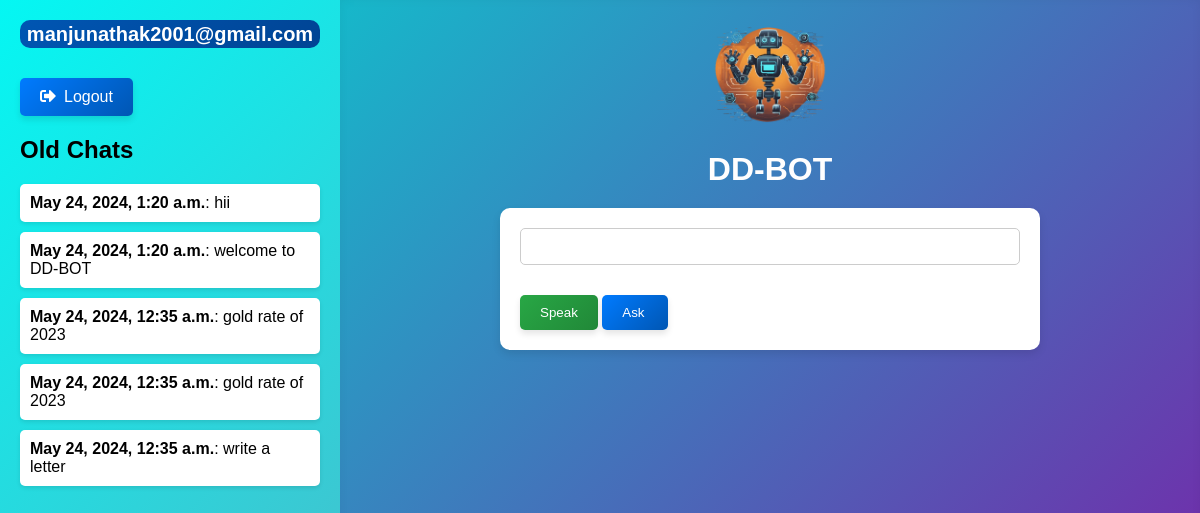
Screenshot of / (signed in) with the database file from the repository.
### chatbot/models.py (models this page shows)
class ChatMessage(models.Model):
    user = models.ForeignKey(User, on_delete=models.CASCADE)
    message = models.TextField()
    timestamp = models.DateTimeField(auto_now_add=True)

### chatbot/views.py (the view)
# urls.py: path('', views.home_view, name='home'),
@login_required
def home_view(request):
    profile_name = request.user.username
    old_chats = ChatMessage.objects.filter(user=request.user).order_by('-timestamp')[:5]  # Retrieve last 5 chats for the user
    if request.method == 'POST':
        form = ChatForm(request.POST)
        if form.is_valid():
            question = form.cleaned_data['question']
            response = chat.send_message(question)
            chatbot_response = response.text
            context = {'form': form, 'question': question, 'chatbot_response': chatbot_response, 'profile_name': profile_name, 'old_chats': old_chats}
            ChatMessage.objects.create(user=request.user, message=question)  # Record the user's message
            return render(request, 'chat.html', context)
        else:
            messages.error(request, 'Please enter a valid question.')
    else:
        form = ChatForm()
        context = {'form': form, 'question': '', 'profile_name': profile_name, 'old_chats': old_chats}
    return render(request, 'chat.html', context)

### chatbot/forms.py
class ChatForm(forms.Form):
    question = forms.CharField(label='', widget=forms.TextInput(attrs={'id': 'voice-input'}))  # Customize label (optional)
    def __init__(self, *args, **kwargs):
        super().__init__(*args, **kwargs)
        self.helper = FormHelper()
        self.helper.layout = Layout(
            'question',
            HTML('<button type="button" id="voice-button" class="btn btn-primary">Speak</button>  '),
            Submit('Ask', css_class='btn-primary', value='Ask ')
        )

### chatbot/templates/chat.html (shortened to what this page needs)
<!DOCTYPE html>
<html>
<head>
    <link rel="stylesheet" href="https://cdnjs.cloudflare.com/ajax/libs/font-awesome/5.15.4/css/all.min.css">
    {% load static %}
    {% load crispy_forms_tags %}
</head>
<body>
    <div class="sidebar">
        <div class="profile-name">{{ profile_name }}</div>
        <a href="{% url 'login' %}" class="logout"><i class="fas fa-sign-out-alt"></i>Logout</a>
        <div class="old-chats">
            <h2>Old Chats</h2>
            {% for chat in old_chats %}
                <div class="old-chat">
                    <b>{{ chat.timestamp|date:"DATETIME_FORMAT" }}</b>: {{ chat.message }}
                </div>
            {% endfor %}
        </div>
    </div>
    <div class="main-content">
        <img src="{% static 'css/1.png' %}" width="120" height="110">
        <h1>DD-BOT</h1>
        <form method="post">
            {% crispy form %}
        </form>
    </div>
</body>
</html>

### chatbot/templates/chat.html (style rules this page uses)
body { font-family: Arial, sans-serif; background: linear-gradient(135deg, #f0f0f0, #cccccc); display: flex; flex-direction: row; margin: 0; padding: 0; }
#voice-button { background: linear-gradient(135deg, #28a745, #218838); color: #fff; border: none; padding: 10px 20px; border-radius: 5px; cursor: pointer; margin-top: 10px; transition: background 0.3s ease, transform 0.3s ease; box-shadow: 0 4px 6px rgba(0, 0, 0, 0.1); }
h1 { color: #fffefe; text-align: center; margin-bottom: 20px; }
form { max-width: 500px; margin: 0 auto; background-color: #fff; padding: 20px; border-radius: 10px; box-shadow: 0 4px 8px rgba(0, 0, 0, 0.1); }
input[type="text"] { width: 100%; padding: 10px; margin-bottom: 20px; border: 1px solid #ccc; border-radius: 5px; box-sizing: border-box; }
input[type="submit"] { background: linear-gradient(135deg, #007bff, #0056b3); color: #fff; border: none; padding: 10px 20px; border-radius: 5px; cursor: pointer; transition: background 0.3s ease, transform 0.3s ease; box-shadow: 0 4px 6px rgba(0, 0, 0, 0.1); }
img { display: block; margin-left: auto; margin-right: auto; }
.logout { display: inline-block; background: linear-gradient(135deg, #007bff, #0056b3); color: #fff; border: none; padding: 10px 20px; text-align: center; text-decoration: none; border-radius: 5px; cursor: pointer; transition: background 0.3s ease, transform 0.3s ease; box-shadow: 0 4px 6px rgba(0, 0, 0, 0.1); }
.logout i { margin-right: 8px; }
.sidebar { width: 300px; height: 100vh; background: linear-gradient(135deg, #04f7f3, #51b5c5); padding: 20px; overflow-y: auto; flex-shrink: 0; box-shadow: 2px 0 5px rgba(0, 0, 0, 0.1); }
.profile-name { width: 100%; height: 28px; font-size: 20px; font-weight: bold; text-align: center; margin-bottom: 30px; background: linear-gradient(135deg, #0056b3, #004494); color: #fff; border-radius: 10px; display: flex; align-items: center; justify-content: center; }
.old-chats { margin-top: 20px; }
.old-chat { margin-bottom: 10px; padding: 10px; border-radius: 5px; background-color: #fff; box-shadow: 0 2px 4px rgba(0, 0, 0, 0.1); }
.main-content { flex-grow: 1; padding: 20px; background: linear-gradient(135deg, #16b8ca, #8114a5); box-shadow: inset 0 0 10px rgba(0, 0, 0, 0.05); }

### rows the page displays
ChatMessage: timestamp "May 24, 2024, 1:20 a.m.", message "hii"
ChatMessage: timestamp "May 24, 2024, 1:20 a.m.", message "welcome to DD-BOT"
ChatMessage: timestamp "May 24, 2024, 12:35 a.m.", message "gold rate of 2023"
ChatMessage: timestamp "May 24, 2024, 12:35 a.m.", message "gold rate of 2023"
ChatMessage: timestamp "May 24, 2024, 12:35 a.m.", message "write a letter"

### other values shown
{{ profile_name }} "manjunathak2001@gmail.com"
